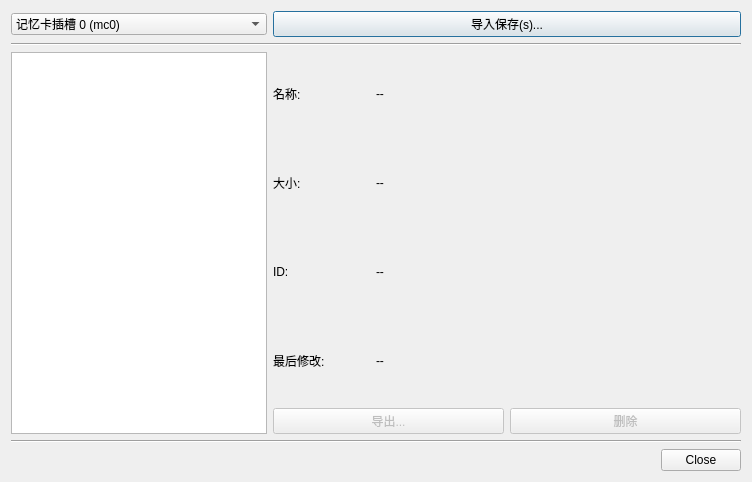
<?xml version="1.0" encoding="UTF-8"?>
<ui version="4.0">
 <class>MemoryCardManagerDialog</class>
 <widget class="QDialog" name="MemoryCardManagerDialog">
  <property name="geometry">
   <rect>
    <x>0</x>
    <y>0</y>
    <width>752</width>
    <height>482</height>
   </rect>
  </property>
  <property name="minimumSize">
   <size>
    <width>752</width>
    <height>482</height>
   </size>
  </property>
  <property name="maximumSize">
   <size>
    <width>752</width>
    <height>482</height>
   </size>
  </property>
  <property name="windowTitle">
   <string>Dialog</string>
  </property>
  <layout class="QGridLayout" name="gridLayout">
   <item row="0" column="0">
    <widget class="QComboBox" name="comboBox">
     <item>
      <property name="text">
       <string>记忆卡插槽 0 (mc0)</string>
      </property>
     </item>
     <item>
      <property name="text">
       <string>记忆卡插槽 1 (mc1)</string>
      </property>
     </item>
    </widget>
   </item>
   <item row="0" column="1">
    <widget class="QPushButton" name="import_saves_button">
     <property name="text">
      <string>导入保存(s)...</string>
     </property>
    </widget>
   </item>
   <item row="1" column="0" colspan="2">
    <widget class="Line" name="line_2">
     <property name="orientation">
      <enum>Qt::Horizontal</enum>
     </property>
    </widget>
   </item>
   <item row="2" column="0" rowspan="5">
    <widget class="QListWidget" name="savelistWidget">
     <property name="sizePolicy">
      <sizepolicy hsizetype="Fixed" vsizetype="Expanding">
       <horstretch>0</horstretch>
       <verstretch>0</verstretch>
      </sizepolicy>
     </property>
     <property name="selectionBehavior">
      <enum>QAbstractItemView::SelectRows</enum>
     </property>
    </widget>
   </item>
   <item row="2" column="1">
    <layout class="QFormLayout" name="formLayout">
     <property name="formAlignment">
      <set>Qt::AlignLeading|Qt::AlignLeft|Qt::AlignVCenter</set>
     </property>
     <item row="0" column="0">
      <widget class="QLabel" name="label">
       <property name="minimumSize">
        <size>
         <width>97</width>
         <height>0</height>
        </size>
       </property>
       <property name="text">
        <string>名称:</string>
       </property>
      </widget>
     </item>
     <item row="0" column="1">
      <widget class="QLabel" name="label_name">
       <property name="text">
        <string>--</string>
       </property>
      </widget>
     </item>
    </layout>
   </item>
   <item row="3" column="1">
    <layout class="QFormLayout" name="formLayout_2">
     <property name="formAlignment">
      <set>Qt::AlignLeading|Qt::AlignLeft|Qt::AlignVCenter</set>
     </property>
     <item row="0" column="0">
      <widget class="QLabel" name="label_3">
       <property name="minimumSize">
        <size>
         <width>97</width>
         <height>0</height>
        </size>
       </property>
       <property name="text">
        <string>大小:</string>
       </property>
      </widget>
     </item>
     <item row="0" column="1">
      <widget class="QLabel" name="label_size">
       <property name="text">
        <string>--</string>
       </property>
      </widget>
     </item>
    </layout>
   </item>
   <item row="4" column="1">
    <layout class="QFormLayout" name="formLayout_3">
     <property name="formAlignment">
      <set>Qt::AlignLeading|Qt::AlignLeft|Qt::AlignVCenter</set>
     </property>
     <item row="0" column="0">
      <widget class="QLabel" name="label_5">
       <property name="sizePolicy">
        <sizepolicy hsizetype="Preferred" vsizetype="Preferred">
         <horstretch>0</horstretch>
         <verstretch>0</verstretch>
        </sizepolicy>
       </property>
       <property name="minimumSize">
        <size>
         <width>97</width>
         <height>0</height>
        </size>
       </property>
       <property name="text">
        <string>ID:</string>
       </property>
      </widget>
     </item>
     <item row="0" column="1">
      <widget class="QLabel" name="label_id">
       <property name="text">
        <string>--</string>
       </property>
      </widget>
     </item>
    </layout>
   </item>
   <item row="5" column="1">
    <layout class="QFormLayout" name="formLayout_4">
     <property name="formAlignment">
      <set>Qt::AlignLeading|Qt::AlignLeft|Qt::AlignVCenter</set>
     </property>
     <item row="0" column="0">
      <widget class="QLabel" name="label_6">
       <property name="minimumSize">
        <size>
         <width>97</width>
         <height>0</height>
        </size>
       </property>
       <property name="text">
        <string>最后修改:</string>
       </property>
      </widget>
     </item>
     <item row="0" column="1">
      <widget class="QLabel" name="label_last_mod">
       <property name="text">
        <string>--</string>
       </property>
      </widget>
     </item>
    </layout>
   </item>
   <item row="6" column="1">
    <layout class="QHBoxLayout" name="horizontalLayout_5">
     <item>
      <widget class="QPushButton" name="export_save_button">
       <property name="enabled">
        <bool>false</bool>
       </property>
       <property name="text">
        <string>导出...</string>
       </property>
      </widget>
     </item>
     <item>
      <widget class="QPushButton" name="delete_save_button">
       <property name="enabled">
        <bool>false</bool>
       </property>
       <property name="text">
        <string>删除</string>
       </property>
      </widget>
     </item>
    </layout>
   </item>
   <item row="7" column="0" colspan="2">
    <widget class="Line" name="line">
     <property name="orientation">
      <enum>Qt::Horizontal</enum>
     </property>
    </widget>
   </item>
   <item row="8" column="0" colspan="2">
    <widget class="QDialogButtonBox" name="buttonBox">
     <property name="orientation">
      <enum>Qt::Horizontal</enum>
     </property>
     <property name="standardButtons">
      <set>QDialogButtonBox::Close</set>
     </property>
    </widget>
   </item>
  </layout>
 </widget>
 <resources/>
 <connections>
  <connection>
   <sender>buttonBox</sender>
   <signal>accepted()</signal>
   <receiver>MemoryCardManagerDialog</receiver>
   <slot>accept()</slot>
   <hints>
    <hint type="sourcelabel">
     <x>248</x>
     <y>254</y>
    </hint>
    <hint type="destinationlabel">
     <x>157</x>
     <y>274</y>
    </hint>
   </hints>
  </connection>
  <connection>
   <sender>buttonBox</sender>
   <signal>rejected()</signal>
   <receiver>MemoryCardManagerDialog</receiver>
   <slot>reject()</slot>
   <hints>
    <hint type="sourcelabel">
     <x>316</x>
     <y>260</y>
    </hint>
    <hint type="destinationlabel">
     <x>286</x>
     <y>274</y>
    </hint>
   </hints>
  </connection>
 </connections>
</ui>
